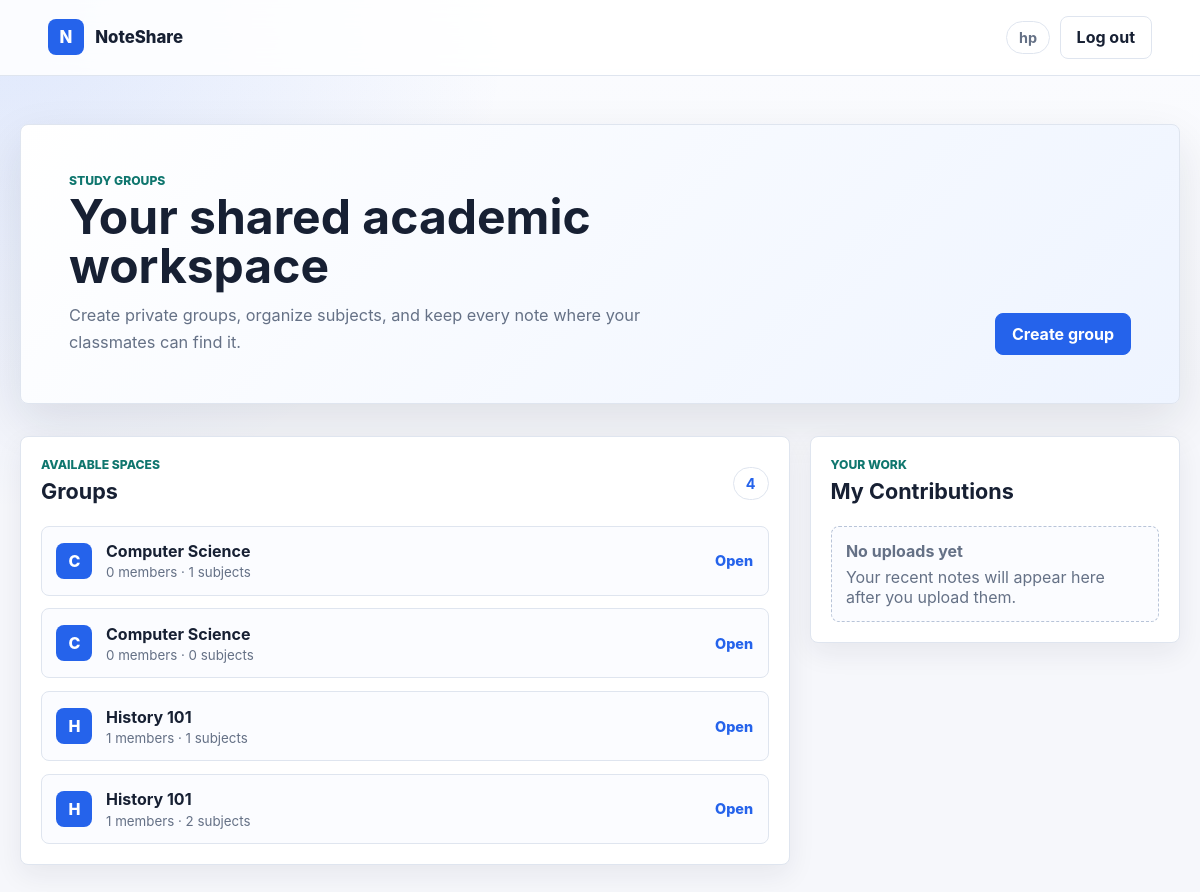
Screenshot of /notes/ (signed in) with the database file from the repository.
### notes/models.py (models this page shows, shortened)
class Group(models.Model):
    name = models.CharField(max_length=200)
    password = models.CharField(max_length=200)  # Hashed password
    creator = models.ForeignKey(User, on_delete=models.CASCADE, related_name="owned_groups")
    members = models.ManyToManyField(User, related_name="note_groups", blank=True)

### notes/views.py (the view)
# urls.py: path('', RedirectView.as_view(pattern_name='group_list', permanent=False)),
@login_required
def group_list(request):
    groups = Group.objects.prefetch_related('members', 'subgroups').all()
    contributions = Note.objects.filter(uploader=request.user).select_related(
        'subgroup',
        'subgroup__group',
    ).order_by('-timestamp')[:5]
    return render(request, 'notes/group_list.html', {
        'groups': groups,
        'contributions': contributions,
    })

### notes/templates/notes/group_list.html (shortened to what this page needs)
{% extends 'notes/base.html' %}
{% block content %}
<section class="hero">
    <div>
        <p class="eyebrow">Study groups</p>
        <h1>Your shared academic workspace</h1>
        <p class="lede">Create private groups, organize subjects, and keep every note where your classmates can find it.</p>
    </div>
    <a class="button primary" href="{% url 'create_group' %}">Create group</a>
</section>
<section class="dashboard-grid">
    <div class="panel">
        <div class="section-head">
            <div>
                <p class="eyebrow">Available spaces</p>
                <h2>Groups</h2>
            </div>
            <span class="counter">{{ groups|length }}</span>
        </div>
        <div class="card-grid">
            {% for group in groups %}
                <a class="group-card" href="{% url 'group_detail' group.id %}">
                    <span class="card-icon">{{ group.name|first|upper }}</span>
                    <span class="card-body">
                        <strong>{{ group.name }}</strong>
                        <small>{{ group.members.count }} members · {{ group.subgroups.count }} subjects</small>
                    </span>
                    <span class="arrow">Open</span>
                </a>
            {% empty %}
                <div class="empty-state">
                    <h3>No groups yet</h3>
                    <p>Create the first study group and share the password with your classmates.</p>
                </div>
            {% endfor %}
        </div>
    </div>
    <aside class="panel">
        <div class="section-head">
            <div>
                <p class="eyebrow">Your work</p>
                <h2>My Contributions</h2>
            </div>
        </div>
        <div class="activity-list">
            {% for note in contributions %}
                <a class="activity-item" href="{{ note.file.url }}" target="_blank" rel="noreferrer">
                    <strong>{{ note.title }}</strong>
                    <small>{{ note.subgroup.group.name }} · {{ note.subgroup.name }}</small>
                </a>
            {% empty %}
                <div class="empty-state compact">
                    <h3>No uploads yet</h3>
                    <p>Your recent notes will appear here after you upload them.</p>
                </div>
            {% endfor %}
        </div>
    </aside>
</section>
{% endblock %}

### notes/templates/notes/base.html (shortened to what this page needs)
{% load static %}
<!DOCTYPE html>
<html lang="en">
<head>
    <link rel="stylesheet" href="{% static 'notes/styles.css' %}">
</head>
<body>
    <header class="topbar">
        <a class="brand" href="{% url 'group_list' %}" aria-label="NoteShare dashboard">
            <span class="brand-mark">N</span>
            <span>NoteShare</span>
        </a>
        <nav class="nav-actions">
            {% if user.is_authenticated %}
                <span class="user-chip">{{ user.username }}</span>
                <form action="{% url 'logout' %}" method="post">
                    <button class="button ghost" type="submit">Log out</button>
                </form>
            {% else %}
                <a class="button ghost" href="{% url 'login' %}">Log in</a>
                <a class="button" href="{% url 'signup' %}">Sign up</a>
            {% endif %}
        </nav>
    </header>
    <main class="page">
        {% block content %}{% endblock %}
    </main>
</body>
</html>

### notes/static/notes/styles.css (style rules this page uses)
:root { color-scheme: light; --bg: #f6f7fb; --surface: #ffffff; --surface-strong: #eef4ff; --text: #172033; --muted: #657186; --line: #dfe5ef; --primary: #2563eb; --primary-dark: #1d4ed8; --accent: #0f766e; --danger: #b42318; --success: #137333; --shadow: 0 18px 48px rgba(23, 32, 51, 0.10); }
* { box-sizing: border-box; }
body { margin: 0; min-height: 100vh; background: radial-gradient(circle at top left, rgba(37, 99, 235, 0.13), transparent 32rem), linear-gradient(180deg, #fbfcff 0%, var(--bg) 42%); color: var(--text); font-family: Inter, ui-sans-serif, system-ui, -apple-system, BlinkMacSystemFont, "Segoe UI", sans-serif; letter-spacing: 0; }
a { color: inherit; }
.topbar { position: sticky; top: 0; z-index: 10; display: flex; align-items: center; justify-content: space-between; gap: 1rem; padding: 1rem clamp(1rem, 4vw, 3rem); background: rgba(255, 255, 255, 0.86); border-bottom: 1px solid var(--line); backdrop-filter: blur(16px); }
.brand, .nav-actions, .group-card, .note-row, .activity-item, .subject-head, .section-head { display: flex; align-items: center; }
.brand { gap: 0.7rem; color: var(--text); font-size: 1.05rem; font-weight: 800; text-decoration: none; }
.brand-mark, .card-icon { display: grid; width: 2.25rem; height: 2.25rem; place-items: center; border-radius: 8px; background: var(--primary); color: white; font-weight: 800; }
.nav-actions { gap: 0.6rem; flex-wrap: wrap; justify-content: flex-end; }
.nav-actions form { margin: 0; }
.page { width: min(1160px, calc(100% - 2rem)); margin: 0 auto; padding: 2rem 0 4rem; }
.hero, .page-head { display: flex; align-items: flex-end; justify-content: space-between; gap: 2rem; margin: 1rem 0 2rem; padding: clamp(1.4rem, 4vw, 3rem); border: 1px solid var(--line); border-radius: 8px; background: linear-gradient(135deg, #ffffff 0%, #eef4ff 100%); box-shadow: var(--shadow); }
.auth-layout, .dashboard-grid { display: grid; grid-template-columns: minmax(0, 1.35fr) minmax(320px, 0.65fr); gap: 1.25rem; align-items: start; }
.panel, .subject-panel { border: 1px solid var(--line); border-radius: 8px; background: var(--surface); box-shadow: 0 10px 28px rgba(23, 32, 51, 0.07); }
.panel { padding: 1.25rem; }
.section-head, .subject-head { justify-content: space-between; gap: 1rem; margin-bottom: 1rem; }
.eyebrow { margin: 0 0 0.35rem; color: var(--accent); font-size: 0.76rem; font-weight: 800; text-transform: uppercase; }
h1, h2, h3, p { margin-top: 0; }
h1 { max-width: 760px; margin-bottom: 0.65rem; font-size: clamp(2rem, 4vw, 4rem); line-height: 1.02; }
h2 { margin-bottom: 0.35rem; font-size: 1.35rem; }
h3 { margin-bottom: 0.35rem; font-size: 1rem; }
.lede { max-width: 660px; margin-bottom: 0; color: var(--muted); font-size: 1.02rem; line-height: 1.65; }
.button { display: inline-flex; min-height: 2.55rem; align-items: center; justify-content: center; gap: 0.4rem; border: 1px solid var(--primary); border-radius: 8px; padding: 0.65rem 1rem; background: var(--primary); color: white; font: inherit; font-weight: 750; text-decoration: none; cursor: pointer; }
.button.ghost { border-color: var(--line); background: white; color: var(--text); }
.user-chip, .counter { border: 1px solid var(--line); border-radius: 999px; padding: 0.45rem 0.75rem; background: white; color: var(--muted); font-size: 0.9rem; font-weight: 700; }
.counter { color: var(--primary); }
.card-grid, .activity-list, .note-list, .subject-stack { display: grid; gap: 0.8rem; }
.group-card, .activity-item, .note-row { gap: 0.85rem; min-width: 0; border: 1px solid var(--line); border-radius: 8px; padding: 0.9rem; background: #fbfcff; text-decoration: none; transition: transform 150ms ease, border-color 150ms ease, box-shadow 150ms ease; }
.card-body, .note-row span:last-child { display: grid; gap: 0.2rem; min-width: 0; }
.card-body strong, .note-row strong, .activity-item strong { overflow: hidden; text-overflow: ellipsis; white-space: nowrap; }
small { color: var(--muted); }
.arrow { margin-left: auto; color: var(--primary); font-size: 0.9rem; font-weight: 800; }
.empty-state { border: 1px dashed #b8c4d8; border-radius: 8px; padding: 1.2rem; background: #fbfcff; color: var(--muted); }
.empty-state.compact { padding: 0.9rem; }
.empty-state p { margin-bottom: 0; }

### rows the page displays
Group: name|first "C", name "Computer Science", members.count "0", subgroups.count "1"
Group: name|first "C", name "Computer Science", members.count "0", subgroups.count "0"
Group: name|first "H", name "History 101", members.count "1", subgroups.count "1"
Group: name|first "H", name "History 101", members.count "1", subgroups.count "2"

### other values shown
{{ user.username }} "hp"
{{ groups|length }} "4"
